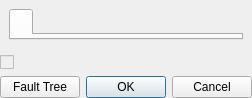
<?xml version="1.0" encoding="UTF-8"?>
<ui version="4.0">
 <class>PropertyEditor</class>
 <widget class="QDialog" name="PropertyEditor">
  <property name="geometry">
   <rect>
    <x>0</x>
    <y>0</y>
    <width>282</width>
    <height>132</height>
   </rect>
  </property>
  <property name="windowTitle">
   <string>Properties</string>
  </property>
  <layout class="QVBoxLayout" name="verticalLayout_3">
   <property name="sizeConstraint">
    <enum>QLayout::SetFixedSize</enum>
   </property>
   <property name="margin">
    <number>0</number>
   </property>
   <item>
    <widget class="QStackedWidget" name="stack">
     <property name="currentIndex">
      <number>0</number>
     </property>
     <widget class="QWidget" name="tabbed">
      <layout class="QVBoxLayout" name="verticalLayout">
       <item>
        <widget class="QTabWidget" name="attributesTab">
         <property name="currentIndex">
          <number>0</number>
         </property>
         <widget class="QWidget" name="tab">
          <attribute name="title">
           <string/>
          </attribute>
         </widget>
        </widget>
       </item>
      </layout>
     </widget>
     <widget class="QWidget" name="single">
      <layout class="QVBoxLayout" name="verticalLayout_2">
       <item>
        <widget class="QGroupBox" name="attributes">
         <property name="title">
          <string>Properties</string>
         </property>
        </widget>
       </item>
      </layout>
     </widget>
    </widget>
   </item>
   <item>
    <spacer name="verticalSpacer">
     <property name="orientation">
      <enum>Qt::Vertical</enum>
     </property>
     <property name="sizeHint" stdset="0">
      <size>
       <width>20</width>
       <height>0</height>
      </size>
     </property>
    </spacer>
   </item>
   <item>
    <widget class="QCheckBox" name="ftCheck">
     <property name="enabled">
      <bool>false</bool>
     </property>
     <property name="text">
      <string/>
     </property>
    </widget>
   </item>
   <item>
    <layout class="QHBoxLayout" name="horizontalLayout">
     <item>
      <widget class="QPushButton" name="ftButton">
       <property name="text">
        <string>Fault Tree</string>
       </property>
      </widget>
     </item>
     <item>
      <widget class="QDialogButtonBox" name="buttonBox">
       <property name="orientation">
        <enum>Qt::Horizontal</enum>
       </property>
       <property name="standardButtons">
        <set>QDialogButtonBox::Cancel|QDialogButtonBox::Ok</set>
       </property>
      </widget>
     </item>
    </layout>
   </item>
  </layout>
 </widget>
 <resources/>
 <connections>
  <connection>
   <sender>buttonBox</sender>
   <signal>accepted()</signal>
   <receiver>PropertyEditor</receiver>
   <slot>accept()</slot>
   <hints>
    <hint type="sourcelabel">
     <x>254</x>
     <y>95</y>
    </hint>
    <hint type="destinationlabel">
     <x>157</x>
     <y>125</y>
    </hint>
   </hints>
  </connection>
  <connection>
   <sender>buttonBox</sender>
   <signal>rejected()</signal>
   <receiver>PropertyEditor</receiver>
   <slot>reject()</slot>
   <hints>
    <hint type="sourcelabel">
     <x>322</x>
     <y>95</y>
    </hint>
    <hint type="destinationlabel">
     <x>286</x>
     <y>125</y>
    </hint>
   </hints>
  </connection>
  <connection>
   <sender>ftButton</sender>
   <signal>clicked()</signal>
   <receiver>ftCheck</receiver>
   <slot>toggle()</slot>
   <hints>
    <hint type="sourcelabel">
     <x>59</x>
     <y>93</y>
    </hint>
    <hint type="destinationlabel">
     <x>30</x>
     <y>67</y>
    </hint>
   </hints>
  </connection>
  <connection>
   <sender>ftButton</sender>
   <signal>clicked()</signal>
   <receiver>PropertyEditor</receiver>
   <slot>accept()</slot>
   <hints>
    <hint type="sourcelabel">
     <x>101</x>
     <y>93</y>
    </hint>
    <hint type="destinationlabel">
     <x>219</x>
     <y>29</y>
    </hint>
   </hints>
  </connection>
 </connections>
</ui>
